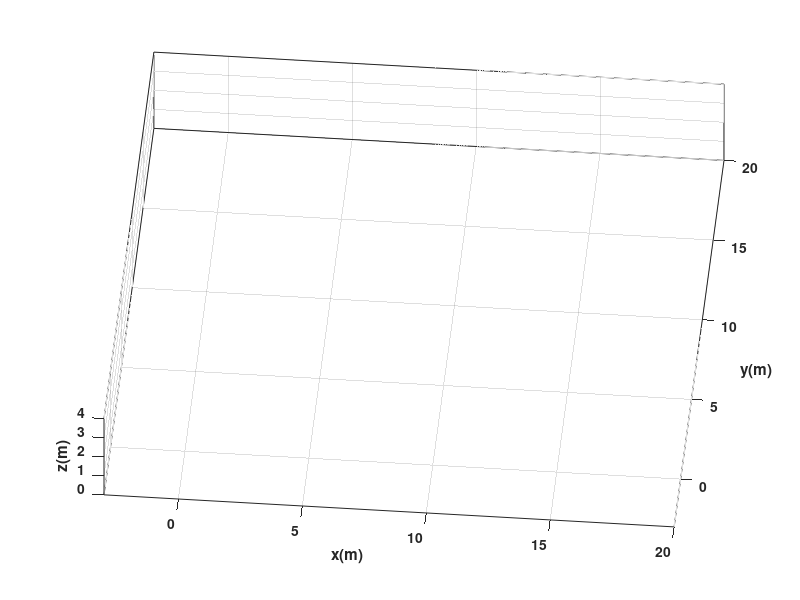

The MATLAB source for this figure: (Note: this script raises an error after producing the figure.)
clear
close all
clc

%%%%%%%%%%%%%%%%%%%%%%%%%%%%%% TIEMPO %%%%%%%%%%%%%%%%%%%%%%%%%%%%%%%%%%%%%

tf = 5;             % Tiempo de simulacion (ajustado al dominio)
ts = 0.009;            
t = 0: ts: tf;       
N = length(t);       

%%%%%%%%%%%%%%%%%%%%%%%% CONDICIONES INICIALES %%%%%%%%%%%%%%%%%%%%%%%%%%%%

x1 = zeros(1,N+1);  
y1 = zeros(1,N+1);  
phi = zeros(1,N+1); 

% Condiciones de la trayectoria específicas
x1(1) = 0;              
y1(1) = 0;              
phi(1) = 0;%atan(4);       

%%%%%%%%%%%%%%%%%%%%%%%%%%%% PUNTO DE CONTROL %%%%%%%%%%%%%%%%%%%%%%%%%%%%%

hx = zeros(1,N+1);  
hy = zeros(1,N+1);  

hx(1) = x1(1);
hy(1) = y1(1);

%%%%%%%%%%%%%%%%%%%%%% VELOCIDADES DE REFERENCIA %%%%%%%%%%%%%%%%%%%%%%%%%%

u = zeros(1,N); % velocidad lineal
w = zeros(1,N); % velocidad angular

for k = 1:N
    %x=t
    %y=2*sen(t^2)
    %t= [0 a 5]
    %θ(𝒕) = t𝒂𝒏^−𝟏(4*cos(t^2)−8t^2*sin(t^2))
    tk = t(k);
    
    dx = 1;
    dy = 4*tk*cos(tk^2);
    
    % Velocidad lineal
    u(k) = sqrt(dx^2 + dy^2);
    
    % Velocidad angular
    w(k) = (4*cos(tk^2)-8*tk^2*sin(tk^2)) / (1 + (4*tk*cos(tk^2))^2);
    
end

%%%%%%%%%%%%%%%%%%%%%%%%% BUCLE DE SIMULACION %%%%%%%%%%%%%%%%%%%%%%%%%%%%%%%%

for k=1:N 
    
    phi(k+1)=phi(k)+w(k)*ts; % Integral numérica (método de Euler)
    
    %%%%%%%%%%%%%%%%%%%%% MODELO CINEMATICO %%%%%%%%%%%%%%%%%%%%%%%%%
    %Aplicamos el modelo cinemático diferencial para obtener las
    %velocidades en x, y, phi
    xp1=u(k)*cos(phi(k+1)); 
    yp1=u(k)*sin(phi(k+1));
    phip= w(k)

    x1(k+1)=x1(k) + xp1*ts ; % Integral numérica (método de Euler)
    y1(k+1)=y1(k) + yp1*ts ; % Integral numérica (método de Euler)
    
    
    % Posicion del robot con respecto al punto de control
    hx(k+1)=x1(k+1); 
    hy(k+1)=y1(k+1);

end

%%%%%%%%%%%%%%%%%%%%%%%%%%%%% SIMULACION VIRTUAL 3D %%%%%%%%%%%%%%%%%%%%%%%%%%%%

% a) Configuracion de escena

scene=figure;  % Crear figura (Escena)
set(scene,'Color','white'); % Color del fondo de la escena
set(gca,'FontWeight','bold') ;% Negrilla en los ejes y etiquetas
sizeScreen=get(0,'ScreenSize'); % Retorna el tamaño de la pantalla del computador
set(scene,'position',sizeScreen); % Congigurar tamaño de la figura
camlight('headlight'); % Luz para la escena
axis equal; % Establece la relación de aspecto para que las unidades de datos sean las mismas en todas las direcciones.
grid on; % Mostrar líneas de cuadrícula en los ejes
box on; % Mostrar contorno de ejes
xlabel('x(m)'); ylabel('y(m)'); zlabel('z(m)'); % Etiqueta de los eje

view([5 40]); % Orientacion de la figura
axis([-3 20 -3 20 0 4]); % Ingresar limites minimos y maximos en los ejes x y z [minX maxX minY maxY minZ maxZ]

% b) Graficar robots en la posicion inicial
scale = 4;
MobileRobot_5;
H1=MobilePlot_4(x1(1),y1(1),phi(1),scale);hold on;

% c) Graficar Trayectorias
H2=plot3(hx(1),hy(1),0,'r','lineWidth',2);

% d) Bucle de simulacion de movimiento del robot

step=1; % pasos para simulacion

for k=1:step:N

    delete(H1);    
    delete(H2);
    
    H1=MobilePlot_4(x1(k),y1(k),phi(k),scale);
    H2=plot3(hx(1:k),hy(1:k),zeros(1,k),'r','lineWidth',2);
    
    pause(ts);

end

%%%%%%%%%%%%%%%%%%%%%%%%%%%%% Graficas %%%%%%%%%%%%%%%%%%%%%%%%%%%%
graph=figure;  % Crear figura (Escena)
set(graph,'position',sizeScreen); % Congigurar tamaño de la figura
subplot(211)
plot(t,u,'b','LineWidth',2),grid('on'),xlabel('Tiempo [s]'),ylabel('m/s'),legend('u');
subplot(212)
plot(t,w,'r','LineWidth',2),grid('on'),xlabel('Tiempo [s]'),ylabel('[rad/s]'),legend('w');
